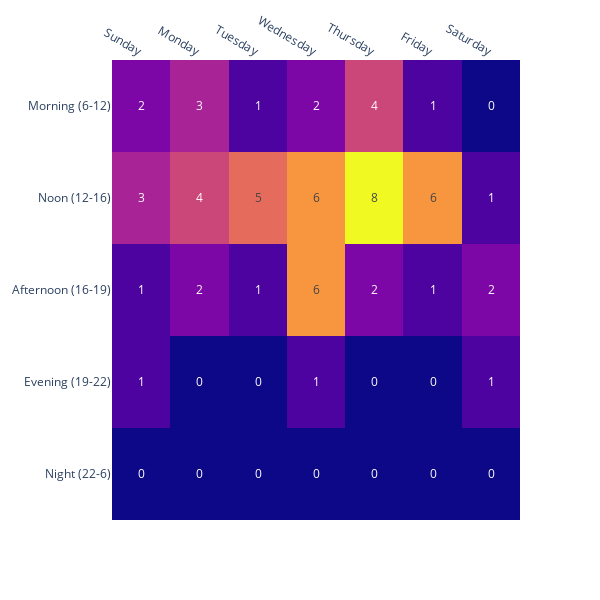

Source (notebook cell):
### Code cell
orders_heatmap = pd.DataFrame(np.zeros((5, 7)))

for index, row in orders.iterrows():

    timezone = pytz.timezone(row["venue_timezone"])
    timestamp = datetime.fromtimestamp(
        row['payment_time.$date']/1000, timezone)

    weekday = int(timestamp.strftime('%w'))
    hour = int(timestamp.strftime('%H'))

    if hour <= 6:
        timeofday = 4
    elif hour <= 12:
        timeofday = 0
    elif hour <= 16:
        timeofday = 1
    elif hour <= 19:
        timeofday = 2
    elif hour <= 24:
        timeofday = 3
    else:
        timeofday = 4

    orders_heatmap[weekday][timeofday] += 1

labels_x = ['Sunday', 'Monday', 'Tuesday',
            'Wednesday', 'Thursday', 'Friday', 'Saturday']
labels_y = ['Morning (6-12)', 'Noon (12-16)',
            'Afternoon (16-19)', 'Evening (19-22)', 'Night (22-6)']

fig = px.imshow(orders_heatmap, y=labels_y, x=labels_x,
                aspect='auto', text_auto=True, height=600, width=600)
fig.update_layout(coloraxis_showscale=False)
fig.update_xaxes(side="top")

fig

### Figure 1 — Plotly figure (JSON) as saved in the notebook; plotly's stock layout.template omitted (floating-point values rounded to 4 significant figures)
{"data": [{"coloraxis": "coloraxis", "hovertemplate": "x: %{x}<br>y: %{y}<br>color: %{z}<extra></extra>", "name": "0", "texttemplate": "%{z}", "type": "heatmap", "x": ["Sunday", "Monday", "Tuesday", "Wednesday", "Thursday", "Friday", "Saturday"], "xaxis": "x", "y": ["Morning (6-12)", "Noon (12-16)", "Afternoon (16-19)", "Evening (19-22)", "Night (22-6)"], "yaxis": "y", "z": [[2, 3, 1, 2, 4, 1, 0], [3, 4, 5, 6, 8, 6, 1], [1, 2, 1, 6, 2, 1, 2], [1, 0, 0, 1, 0, 0, 1], [0, 0, 0, 0, 0, 0, 0]]}], "layout": {"coloraxis": {"colorscale": [[0, "#0d0887"], [0.1111, "#46039f"], [0.2222, "#7201a8"], [0.3333, "#9c179e"], [0.4444, "#bd3786"], [0.5556, "#d8576b"], [0.6667, "#ed7953"], [0.7778, "#fb9f3a"], [0.8889, "#fdca26"], [1, "#f0f921"]], "showscale": false}, "height": 600, "margin": {"t": 60}, "width": 600, "xaxis": {"anchor": "y", "domain": [0, 1], "side": "top"}, "yaxis": {"anchor": "x", "autorange": "reversed", "domain": [0, 1]}}}
